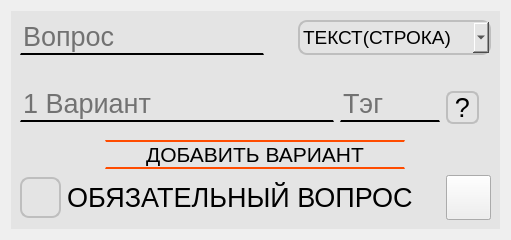
                  <widget class="QWidget" name="page_6">
                   <layout class="QVBoxLayout" name="verticalLayout_23">
                    <item>
                     <layout class="QHBoxLayout" name="horizontalLayout_100">
                      <item>
                       <widget class="QWidget" name="widget_7" native="true">
                        <property name="maximumSize">
                         <size>
                          <width>900</width>
                          <height>400</height>
                         </size>
                        </property>
                        <property name="styleSheet">
                         <string notr="true">#widget_7 {
background-color: rgb(228, 228, 228)
}</string>
                        </property>
                        <layout class="QVBoxLayout" name="verticalLayout_21">
                         <property name="sizeConstraint">
                          <enum>QLayout::SetDefaultConstraint</enum>
                         </property>
                         <item>
                          <layout class="QHBoxLayout" name="horizontalLayout_43">
                           <item>
                            <layout class="QHBoxLayout" name="horizontalLayout_44">
                             <item>
                              <widget class="QLineEdit" name="Vopros_4">
                               <property name="maximumSize">
                                <size>
                                 <width>425</width>
                                 <height>60</height>
                                </size>
                               </property>
                               <property name="font">
                                <font>
                                 <pointsize>20</pointsize>
                                </font>
                               </property>
                               <property name="styleSheet">
                                <string notr="true">border-top: 0px solid;
border-bottom: 2px solid;
background-color: rgb(228, 228, 228);</string>
                               </property>
                               <property name="alignment">
                                <set>Qt::AlignBottom|Qt::AlignLeading|Qt::AlignLeft</set>
                               </property>
                               <property name="placeholderText">
                                <string>Вопрос</string>
                               </property>
                              </widget>
                             </item>
                             <item>
                              <layout class="QHBoxLayout" name="horizontalLayout_45">
                               <property name="leftMargin">
                                <number>28</number>
                               </property>
                               <item>
                                <widget class="QComboBox" name="comboBox_4">
                                 <property name="maximumSize">
                                  <size>
                                   <width>220</width>
                                   <height>80</height>
                                  </size>
                                 </property>
                                 <property name="font">
                                  <font>
                                   <pointsize>14</pointsize>
                                  </font>
                                 </property>
                                 <property name="styleSheet">
                                  <string notr="true">#comboBox_4 {
border: 2px solid;
border-radius: 9px;
border-color:rgb(190, 190, 190) ;
background-color: rgb(228, 228, 228);
}
#comboBox_4:hover {
background-color: rgb(219, 219, 219);
}
#comboBox_4:pressed { 
background-color:rgb(219, 219, 219);
}
</string>
                                 </property>
                                 <item>
                                  <property name="text">
                                   <string>ТЕКСТ(СТРОКА)</string>
                                  </property>
                                 </item>
                                 <item>
                                  <property name="text">
                                   <string>ТЕКСТ(АБЗАЦ)</string>
                                  </property>
                                 </item>
                                 <item>
                                  <property name="text">
                                   <string>ОДИН ИЗ СПИСКА</string>
                                  </property>
                                 </item>
                                 <item>
                                  <property name="text">
                                   <string>МН. ИЗ СПИСКА</string>
                                  </property>
                                 </item>
                                 <item>
                                  <property name="text">
                                   <string>РАСКР. СПИСОК</string>
                                  </property>
                                 </item>
                                 <item>
                                  <property name="text">
                                   <string>ШКАЛА</string>
                                  </property>
                                 </item>
                                 <item>
                                  <property name="text">
                                   <string>ДАТА</string>
                                  </property>
                                 </item>
                                 <item>
                                  <property name="text">
                                   <string>ВРЕМЯ</string>
                                  </property>
                                 </item>
                                </widget>
                               </item>
                              </layout>
                             </item>
                            </layout>
                           </item>
                          </layout>
                         </item>
                         <item>
                          <layout class="QHBoxLayout" name="horizontalLayout_46">
                           <item>
                            <layout class="QHBoxLayout" name="horizontalLayout_47">
                             <property name="rightMargin">
                              <number>0</number>
                             </property>
                             <item>
                              <widget class="QLineEdit" name="Kratki_otvet_3">
                               <property name="maximumSize">
                                <size>
                                 <width>425</width>
                                 <height>60</height>
                                </size>
                               </property>
                               <property name="font">
                                <font>
                                 <pointsize>20</pointsize>
                                </font>
                               </property>
                               <property name="styleSheet">
                                <string notr="true">border-top: 0px solid;
border-bottom: 2px solid;
background-color: rgb(228, 228, 228);</string>
                               </property>
                               <property name="alignment">
                                <set>Qt::AlignBottom|Qt::AlignLeading|Qt::AlignLeft</set>
                               </property>
                               <property name="placeholderText">
                                <string>1 Вариант</string>
                               </property>
                              </widget>
                             </item>
                            </layout>
                           </item>
                           <item>
                            <layout class="QHBoxLayout" name="horizontalLayout_48">
                             <item>
                              <widget class="QLineEdit" name="Tag_4">
                               <property name="maximumSize">
                                <size>
                                 <width>100</width>
                                 <height>60</height>
                                </size>
                               </property>
                               <property name="font">
                                <font>
                                 <pointsize>20</pointsize>
                                </font>
                               </property>
                               <property name="styleSheet">
                                <string notr="true">border-top: 0px solid;
border-bottom: 2px solid;
background-color: rgb(228, 228, 228);</string>
                               </property>
                               <property name="alignment">
                                <set>Qt::AlignBottom|Qt::AlignLeading|Qt::AlignLeft</set>
                               </property>
                               <property name="placeholderText">
                                <string>Тэг</string>
                               </property>
                              </widget>
                             </item>
                             <item>
                              <layout class="QVBoxLayout" name="verticalLayout_22">
                               <item>
                                <spacer name="verticalSpacer_4">
                                 <property name="orientation">
                                  <enum>Qt::Vertical</enum>
                                 </property>
                                 <property name="sizeType">
                                  <enum>QSizePolicy::Fixed</enum>
                                 </property>
                                 <property name="sizeHint" stdset="0">
                                  <size>
                                   <width>45</width>
                                   <height>30</height>
                                  </size>
                                 </property>
                                </spacer>
                               </item>
                               <item>
                                <widget class="QPushButton" name="Button_Question_4">
                                 <property name="maximumSize">
                                  <size>
                                   <width>33</width>
                                   <height>33</height>
                                  </size>
                                 </property>
                                 <property name="font">
                                  <font>
                                   <pointsize>20</pointsize>
                                  </font>
                                 </property>
                                 <property name="styleSheet">
                                  <string notr="true">#Button_Question_4 {
border: 2px solid;
border-radius: 7px;
border-color:rgb(190, 190, 190);
background-color: rgb(228, 228, 228);
}
#Button_Question_4:hover {
background-color:rgb(219, 219, 219);
}
#Button_Question_4:pressed { 
background-color:rgb(204, 204, 204);
}</string>
                                 </property>
                                 <property name="text">
                                  <string>?</string>
                                 </property>
                                </widget>
                               </item>
                              </layout>
                             </item>
                            </layout>
                           </item>
                          </layout>
                         </item>
                         <item>
                          <layout class="QHBoxLayout" name="horizontalLayout_49">
                           <property name="leftMargin">
                            <number>0</number>
                           </property>
                           <property name="topMargin">
                            <number>10</number>
                           </property>
                           <property name="rightMargin">
                            <number>0</number>
                           </property>
                           <item>
                            <widget class="QPushButton" name="pushButton_DOPvariany_2">
                             <property name="maximumSize">
                              <size>
                               <width>300</width>
                               <height>40</height>
                              </size>
                             </property>
                             <property name="font">
                              <font>
                               <pointsize>16</pointsize>
                               <stylestrategy>PreferDefault</stylestrategy>
                              </font>
                             </property>
                             <property name="layoutDirection">
                              <enum>Qt::LeftToRight</enum>
                             </property>
                             <property name="styleSheet">
                              <string notr="true">#pushButton_DOPvariany_2 {
border-top: 2px solid;
border-top-color: rgb(255, 76, 0);
border-bottom: 2px solid;
border-bottom-color: rgb(255, 76, 0);
}
#pushButton_DOPvariany_2:hover {
}
#pushButton_DOPvariany_2:pressed { 
}</string>
                             </property>
                             <property name="text">
                              <string>ДОБАВИТЬ ВАРИАНТ</string>
                             </property>
                            </widget>
                           </item>
                          </layout>
                         </item>
                         <item>
                          <layout class="QHBoxLayout" name="horizontalLayout_50">
                           <item>
                            <widget class="QPushButton" name="Button_Copy_4">
                             <property name="maximumSize">
                              <size>
                               <width>41</width>
                               <height>41</height>
                              </size>
                             </property>
                             <property name="styleSheet">
                              <string notr="true">#Button_Copy_4 {
border: 2px solid;
border-radius: 9px;
border-color:rgb(190, 190, 190);
background-color: rgb(228, 228, 228);
}
#Button_Copy_4:hover {
background-color:rgb(219, 219, 219);
}
#Button_Copy_4:pressed { 
background-color:rgb(204, 204, 204);
}

</string>
                             </property>
                             <property name="text">
                              <string/>
                             </property>
                             <property name="icon">
                              <iconset>
                               <normaloff>../../../../../1621635.png</normaloff>../../../../../1621635.png</iconset>
                             </property>
                            </widget>
                           </item>
                           <item>
                            <layout class="QHBoxLayout" name="horizontalLayout_51">
                             <property name="spacing">
                              <number>0</number>
                             </property>
                             <item>
                              <widget class="QLabel" name="Obyazatelny_vopros_4">
                               <property name="maximumSize">
                                <size>
                                 <width>400</width>
                                 <height>34</height>
                                </size>
                               </property>
                               <property name="font">
                                <font>
                                 <pointsize>20</pointsize>
                                </font>
                               </property>
                               <property name="text">
                                <string>ОБЯЗАТЕЛЬНЫЙ ВОПРОС</string>
                               </property>
                              </widget>
                             </item>
                             <item>
                              <widget class="QWidget" name="widget_8" native="true">
                               <property name="minimumSize">
                                <size>
                                 <width>45</width>
                                 <height>45</height>
                                </size>
                               </property>
                               <property name="maximumSize">
                                <size>
                                 <width>45</width>
                                 <height>45</height>
                                </size>
                               </property>
                               <widget class="QPushButton" name="pushButton_8">
                                <property name="geometry">
                                 <rect>
                                  <x>0</x>
                                  <y>0</y>
                                  <width>45</width>
                                  <height>45</height>
                                 </rect>
                                </property>
                                <property name="maximumSize">
                                 <size>
                                  <width>45</width>
                                  <height>45</height>
                                 </size>
                                </property>
                                <property name="text">
                                 <string/>
                                </property>
                               </widget>
                               <widget class="QPushButton" name="pushButton_9">
                                <property name="geometry">
                                 <rect>
                                  <x>0</x>
                                  <y>0</y>
                                  <width>45</width>
                                  <height>45</height>
                                 </rect>
                                </property>
                                <property name="maximumSize">
                                 <size>
                                  <width>45</width>
                                  <height>45</height>
                                 </size>
                                </property>
                                <property name="text">
                                 <string/>
                                </property>
                                <property name="icon">
                                 <iconset>
                                  <normaloff>../../../../../png-clipart-check-mark-computer-icons-symbol-miscellaneous-angle.png</normaloff>../../../../../png-clipart-check-mark-computer-icons-symbol-miscellaneous-angle.png</iconset>
                                </property>
                               </widget>
                              </widget>
                             </item>
                            </layout>
                           </item>
                          </layout>
                         </item>
                        </layout>
                       </widget>
                      </item>
                     </layout>
                    </item>
                   </layout>
                  </widget>
